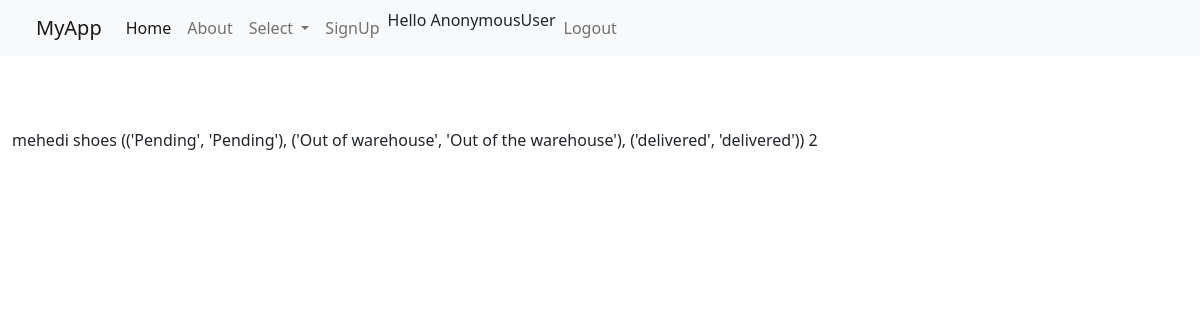
/order_details/5, run on the app's committed database.
### shop/models.py (models this page shows, shortened)
class Order(models.Model):
    delivery_status=(
        ('Pending','Pending'),
        ('Out of warehouse','Out of the warehouse'),
        ('delivered', 'delivered'),
    )
    customer_id= models.ForeignKey(Customer, null=True, blank=True , related_name='Customer', on_delete=models.SET_NULL)
    product_id = models.ForeignKey(Product , null=True, blank=True, related_name='product',on_delete=models.SET_NULL)
    quantity = models.CharField(max_length=20, null = True, blank=True)
    delivery= models.CharField(max_length=50,null=True,blank=True,choices=delivery_status)

class Customer(models.Model):
    name= models.CharField(max_length=100,null=True,blank=True)
    email= models.EmailField(max_length=50,null=True, blank=True)
    phone=models.CharField(max_length=30,null=True,blank=True)
    adress=models.TextField(max_length=100,null=True,blank=True)
    def __str__(self) :
        return self.name

class Product(models.Model):
    product_name=models.CharField(max_length=100,null=True,blank=True)
    product_price=models.DecimalField(max_digits=10,decimal_places=2,null=True,blank=True)
    category_id= models.ForeignKey(Category,null=True, blank=True,related_name='category' ,on_delete=models.SET_NULL)
    product_quantity=models.CharField(max_length=20,null=True,blank=True)
    def __str__(self) :
        return self.product_name

### shop/views.py (the view)
# urls.py: path("order_details/<str:pk>", views.show_order, name='order_details'),
def show_order(request, pk):
    order_details = Order.objects.get(id=pk)
    context = {
        'order': order_details,
    }
    return render(request, 'order_details.html', context=context)

### template/order_details.html
{% extends "master.html" %}
{% block content %}
    {{ order.customer_id }}
    {{order.product_id}}
    {{order.delivery_status}}
    {{order.quantity}}
{% endblock %}

### data on the page
Order: customer_id "mehedi", product_id "shoes", delivery_status "(('Pending', 'Pending'), ('Out of warehouse', 'Out of the warehouse'), ('delivered', 'delivered'))", quantity "2"

### other printed values
{{ request.user }} "AnonymousUser"
